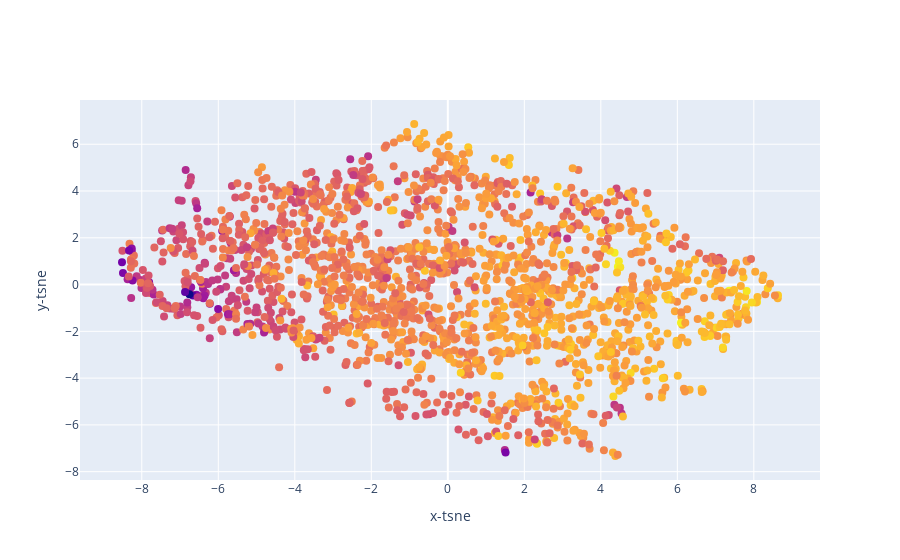

Source (notebook cell):
### Code cell
plot_pca_scaler("loudness",df)

### Figure 1 — Plotly figure (JSON) as saved in the notebook; plotly's stock layout.template omitted (floating-point values rounded to 4 significant figures; data arrays with more than 128 entries replaced by an {"elided": "..."} marker saying what was removed)
{"data": [{"marker": {"color": {"elided": "2000 float values"}, "size": 8}, "mode": "markers", "text": {"elided": "2000 str values"}, "type": "scatter", "x": {"elided": "2000 float values"}, "y": {"elided": "2000 float values"}}], "layout": {"xaxis": {"title": {"text": "x-tsne"}}, "yaxis": {"title": {"text": "y-tsne"}}}}
